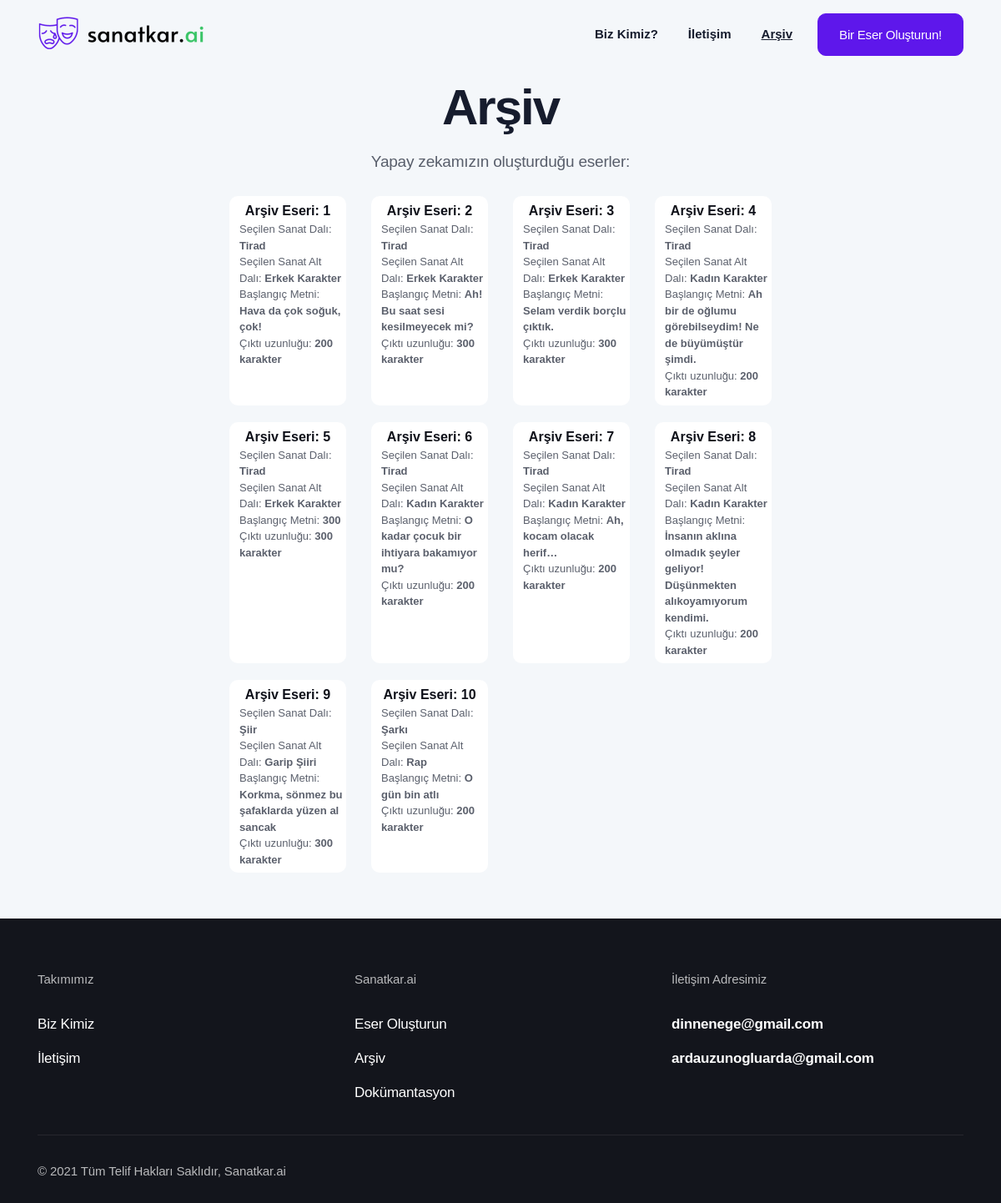
Page /archive on the earlier database version.
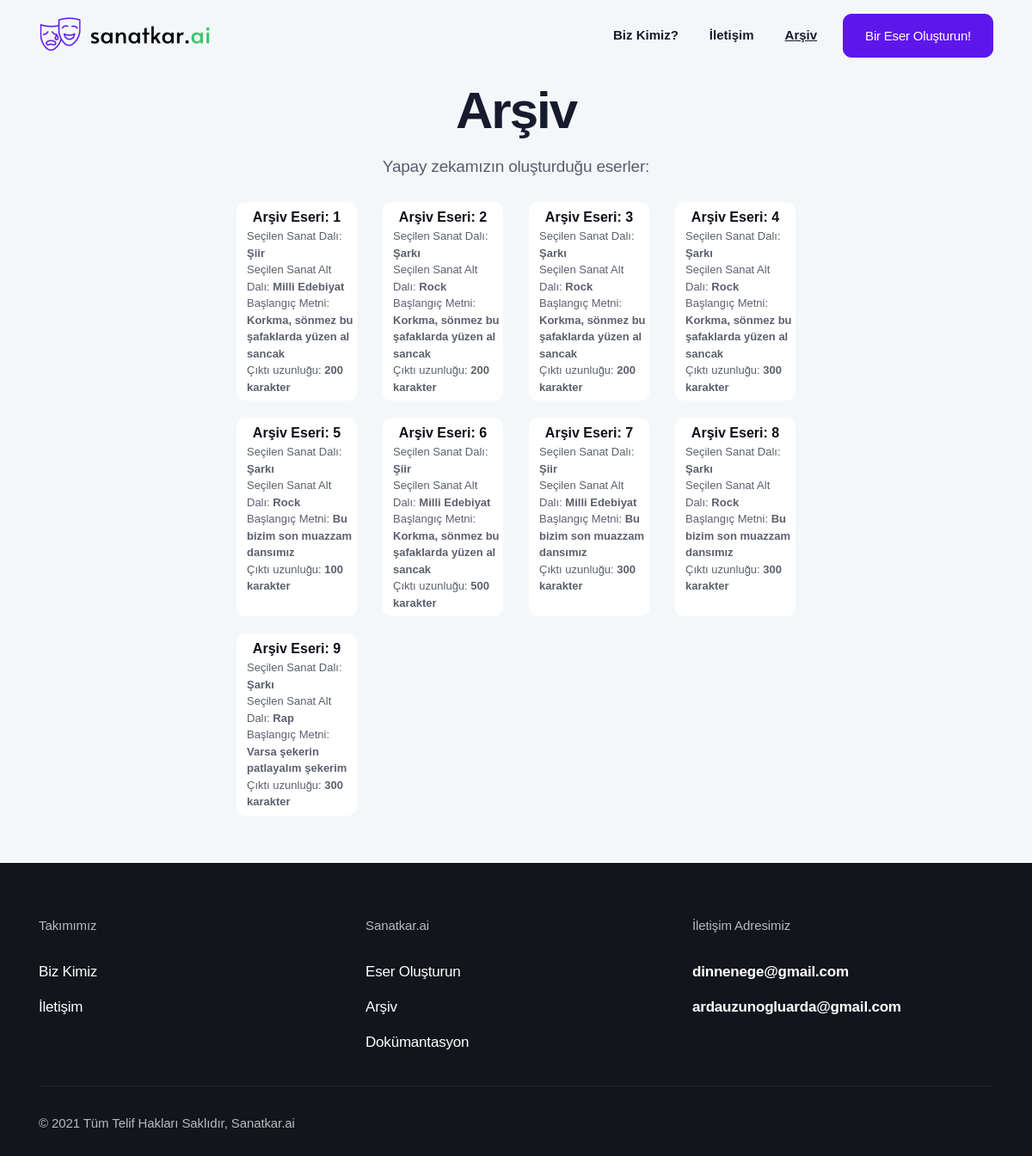
Same page on the later database version.
### website/app.py (models this page shows)
class Archive(db.Model):
    id = db.Column(db.Integer, primary_key=True)
    generated_text = db.Column(db.String(600))
    art_branch = db.Column(db.String(10))
    genre = db.Column(db.String(30))
    seed_input = db.Column(db.String(35))
    length_input = db.Column(db.String(3))

### website/app.py (the view)
@app.route("/archive")
def archive():
    archive = Archive.query.all()
    return render_template("archive.html", archive=archive)

### website/templates/archive.html (shortened to what this page needs)
<!DOCTYPE html>
<html lang="en">
<head>
  <link rel="stylesheet" href="{{ url_for('static', filename='css/bootstrap.css') }}">
  <link rel="stylesheet" href="{{ url_for('static', filename='fonts/icon-font/css/style.css') }}">
  <link rel="stylesheet" href="{{ url_for('static', filename='fonts/typography-font/typo.css') }}">
  <link rel="stylesheet" href="{{ url_for('static', filename='fonts/fontawesome-5/css/all.css') }}">
  <link rel="stylesheet" href="{{ url_for('static', filename='plugins/aos/aos.min.css') }}">
  <link rel="stylesheet" href="{{ url_for('static', filename='plugins/fancybox/jquery.fancybox.min.css') }}">
  <link rel="stylesheet" href="{{ url_for('static', filename='plugins/nice-select/nice-select.min.css') }}">
  <link rel="stylesheet" href="{{ url_for('static', filename='plugins/slick/slick.min.css') }}">
  <link rel="stylesheet" href="{{ url_for('static', filename='plugins/date-picker/css/gijgo.min.css') }}"
    type="text/css" />
  <link rel="stylesheet" href="{{ url_for('static', filename='plugins/theme-mode-switcher/switcher-panel.css') }}">
  <link rel="stylesheet" href="{{ url_for('static', filename='css/main.css') }}">
  <link rel="stylesheet" href="{{ url_for('static', filename='css/theme-mode-custom.css') }}">
  <link rel="stylesheet" href="https://cdnjs.cloudflare.com/ajax/libs/font-awesome/5.15.4/css/all.min.css">
</head>
<body data-theme="light">
  <div class="site-wrapper overflow-hidden">
    <header class="site-header site-header--menu-right  site-header--absolute">
      <div class="container">
        <nav class="navbar site-navbar offcanvas-active navbar-expand-lg  px-0">
          <div class="brand-logo"><a href="/">
              <img src="{{ url_for('static', filename='image/logo-main-black.png') }}" alt=""
                class="light-version-logo ">
            </a></div>
          <div class="collapse navbar-collapse" id="mobile-menu">
            <div class="navbar-nav-wrapper">
              <ul class="navbar-nav main-menu">
                <li class="nav-item">
                  <a class="text-dark nav-link" href="/about" role="button" aria-expanded="false">Biz Kimiz?</a>
                </li>
                <li class="nav-item">
                  <a class="nav-link" href="/contact" role="button" aria-expanded="false">İletişim</a>
                </li>
                <li class="nav-item">
                  <a class="font-weight-bold nav-link" href="/archive" role="button"
                    aria-expanded="false"><ins>Arşiv</ins></a>
                </li>
              </ul>
            </div>
          </div>
          <div class="header-btn  ml-auto ml-lg-5 mr-6 mr-lg-0 d-none d-xs-block">
            <a class="btn btn-app-page btn-primary gr-text-9 d-none d-xs-inline-flex " href="/generator">
              Bir Eser Oluşturun!
            </a>
          </div>
        </nav>
      </div>
    </header>
    <div class="inner-banner pt-20 bg-default-2">
      <div class="container-fluid">
        <div class="row  justify-content-center pt-5">
          <div class="col-xl-8 col-lg-9">
            <div class="px-md-15 text-center">
              <h2 class="title gr-text-2 mb-6">Arşiv</h2>
              <p class="gr-text-8 mb-8">Yapay zekamızın oluşturduğu eserler: </p>
              <div class="row flex-lg-fill">
                {% if archive == [] %}
                  <p class="gr-text-8 mb-8">Eser bulunamamıştır.</p>
                {% else %}
                  {% for archive_element in archive %}
                    <div class="col-lg-3 mb-7 col-12 btn-11">
                      <a class="d-block w-100 h-100 card archive-card pt-2" display href="/archive/{{archive_element.id}}">
                        Arşiv Eseri: <span id="archiveno" class="mt-1">{{archive_element.id}}</span>
                        <p class="archive-detail text-left pl-5 mb-2">Seçilen Sanat Dalı: <span>{{archive_element.art_branch}}</span><br>Seçilen Sanat Alt Dalı: <span>{{archive_element.genre}}</span><br>Başlangıç Metni: <span>{{archive_element.seed_input}}</span><br>Çıktı uzunluğu: <span>{{archive_element.length_input}} karakter</span></p>
                      </a>
                    </div>
                  {% endfor %}
                {% endif %}
              </div>
            </div>
          </div>
        </div>
      </div>
      <div class="bg-default-2 pb-17 pb-md-10 ">
      </div>
      <div class="footer-section dark-mode-texts bg-blackish-blue">
        <div class="container">
          <div class="footer-top pt-15">
            <div class="justify-content-center row">
              <div class="col-6 col-lg-4">
                <div class="single-footer mb-13 mb-lg-9">
                  <p class="footer-title gr-text-11 mb-7">Takımımız</p>
                  <ul class="footer-list list-unstyled">
                    <li class="py-2"><a class="gr-text-9 gr-text-color" href="/about">Biz Kimiz</a></li>
                    <li class="py-2"><a class="gr-text-9 gr-text-color" href="/contact">İletişim</a></li>
                  </ul>
                </div>
              </div>
              <div class="col-6 col-lg-4">
                <div class="single-footer mb-13 mb-lg-9">
                  <p class="footer-title gr-text-11 mb-7">Sanatkar.ai</p>
                  <ul class="footer-list list-unstyled">
                    <li class="py-2"><a class="gr-text-9 gr-text-color" href="/generator">Eser Oluşturun</a></li>
                    <li class="py-2"><a class="gr-text-9 gr-text-color" href="/archive">Arşiv</a></li>
                    <li class="py-2"><a class="gr-text-9 gr-text-color"
                        href="https://github.com/ardauzunoglu/sanatkar.ai">Dokümantasyon</a></li>
                  </ul>
                </div>
              </div>
              <div class="col-md-6 col-lg-4">
                <div class="single-footer mb-13 mb-lg-9">
                  <p class="footer-title gr-text-11 mb-7">İletişim Adresimiz</p>
                  <ul class="footer-list list-unstyled">
                    <li class="py-2"><a
                        class="gr-text-9 text-primary font-weight-bold hover-underline active text-white"
                        href="mailto:dinnenege@gmail.com">dinnenege@gmail.com</a></li>
                    <li class="py-2"><a
                        class="gr-text-9 text-primary font-weight-bold hover-underline active text-white"
                        href="mailto:ardauzunogluarda@gmail.com">ardauzunogluarda@gmail.com</a></li>
                  </ul>
                </div>
              </div>
            </div>
          </div>
          <div class="copyright-area border-top pt-9 pb-8">
            <div class="row align-items-center">
              <div class="col-lg-6">
                <p class="copyright-text gr-text-11 mb-6 mb-lg-0 gr-text-color-opacity text-center text-lg-left">
                  © 2021 Tüm Telif Hakları Saklıdır, Sanatkar.ai
                </p>
              </div>
            </div>
          </div>
        </div>
      </div>
    </div>
</body>
</html>

Differences in the rows shown:
removed Archive: id "10", art_branch "Şarkı", genre "Rap", seed_input "O gün bin atlı", length_input "200"
changed Archive id 1: art_branch "Tirad" → "Şiir"; genre "Erkek Karakter" → "Milli Edebiyat"; seed_input "Hava da çok soğuk, çok!" → "Korkma, sönmez bu şafaklarda yüzen al sancak"
changed Archive id 2: art_branch "Tirad" → "Şarkı"; genre "Erkek Karakter" → "Rock"; seed_input "Ah! Bu saat sesi kesilmeyecek mi?" → "Korkma, sönmez bu şafaklarda yüzen al sancak"; length_input "300" → "200"
changed Archive id 3: art_branch "Tirad" → "Şarkı"; genre "Erkek Karakter" → "Rock"; seed_input "Selam verdik borçlu çıktık." → "Korkma, sönmez bu şafaklarda yüzen al sancak"; length_input "300" → "200"
changed Archive id 4: art_branch "Tirad" → "Şarkı"; genre "Kadın Karakter" → "Rock"; seed_input "Ah bir de oğlumu görebilseydim! Ne de büyümüştür şimdi." → "Korkma, sönmez bu şafaklarda yüzen al sancak"; length_input "200" → "300"
changed Archive id 5: art_branch "Tirad" → "Şarkı"; genre "Erkek Karakter" → "Rock"; seed_input "300" → "Bu bizim son muazzam dansımız"; length_input "300" → "100"
changed Archive id 6: art_branch "Tirad" → "Şiir"; genre "Kadın Karakter" → "Milli Edebiyat"; seed_input "O kadar çocuk bir ihtiyara bakamıyor mu?" → "Korkma, sönmez bu şafaklarda yüzen al sancak"; length_input "200" → "500"
changed Archive id 7: art_branch "Tirad" → "Şiir"; genre "Kadın Karakter" → "Milli Edebiyat"; seed_input "Ah, kocam olacak herif…" → "Bu bizim son muazzam dansımız"; length_input "200" → "300"
changed Archive id 8: art_branch "Tirad" → "Şarkı"; genre "Kadın Karakter" → "Rock"; seed_input "İnsanın aklına olmadık şeyler geliyor! Düşünmekten alıkoyamıyorum kendimi." → "Bu bizim son muazzam dansımız"; length_input "200" → "300"
changed Archive id 9: art_branch "Şiir" → "Şarkı"; genre "Garip Şiiri" → "Rap"; seed_input "Korkma, sönmez bu şafaklarda yüzen al sancak" → "Varsa şekerin patlayalım şekerim"
